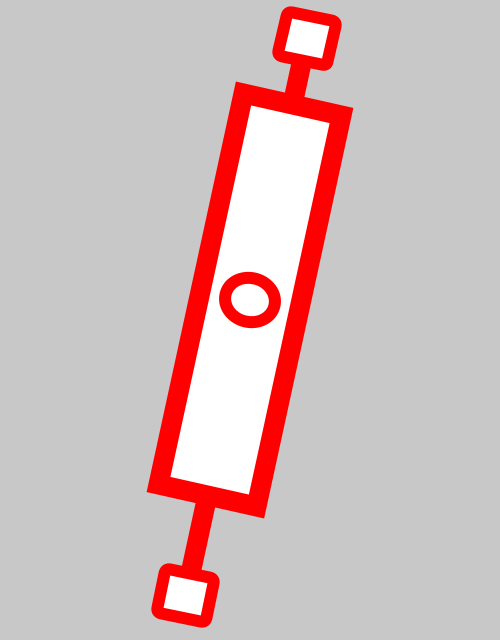
Frame 1 (no input)
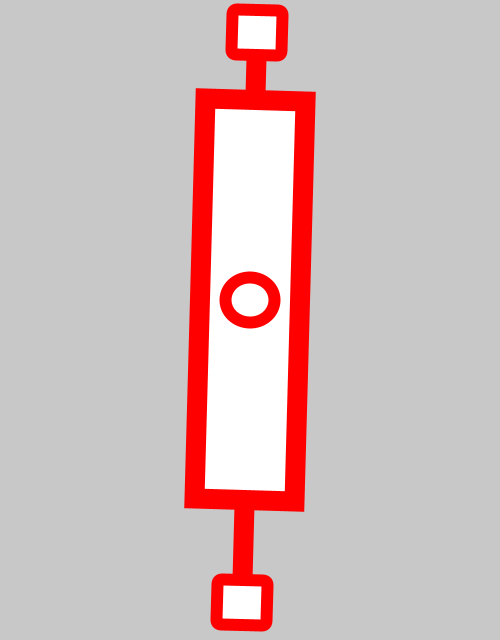
Frame 60 (the mouse pressed at the canvas centre just before this capture)
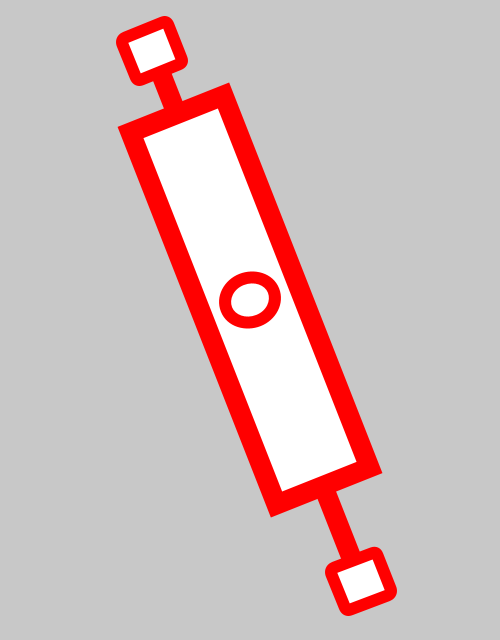
Frame 120 (the mouse held since frame 60 and released just before this capture)

The Processing sketch that drew these frames (run headless with seeded random() and noise(); from frame 60 on, the mouse is pressed at the canvas centre):

// Processing sketch: processing_122348
// ── processing_122348.pde

float period = 3;
float amplitude = 30;

void setup()
{
  size(500,640);
}

void draw()
{
  background(200);
  translate(width/2,300);
  float angle = motion();
  rotate(angle);
  pendulum();
}

void pendulum()
{
  stroke(255,0,0);
  strokeWeight(20);
  line(0,-280,0,280);
  quad(-50,-200,50,-200,50,200,-50,200);
  stroke(255,0,0);
  strokeWeight(12);
  ellipse(0,0,50,45);
  rect(-25,-290,50,45,5);
  rect(-25,280,50,45,5);
}

float motion()
{
  float time = norm(millis() ,0,1000);
  float fraction = norm(time,0,period);
  float shm = sin(fraction*TWO_PI);
  float angle = amplitude*shm;
  return radians(angle);
}
